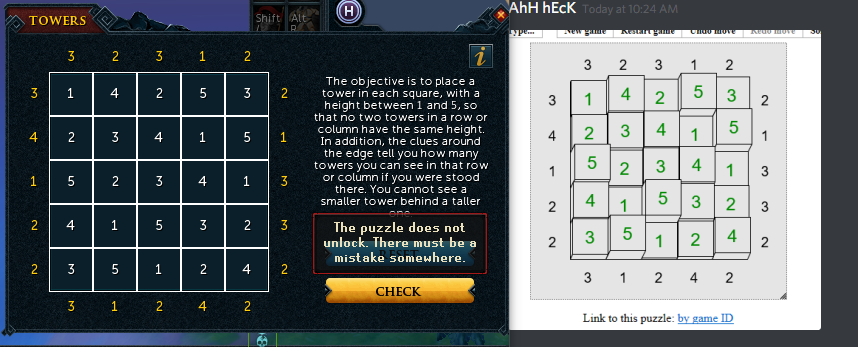
#> input picture tower.png, 858 x 347 px
$ python recognize_digits.py   (older library calls are emulated)
#> lines starting #> are read from the running program, lines starting #| are printed output that depends on the picture; after the words box and inside, x2 and y2 are one past the last pixel; in counts of white or black regions, pixels touching at a corner belong together
from imutils import contours
from imutils.perspective import four_point_transform
import imutils
import cv2
from matplotlib import pyplot as plt

# define the dictionary of digit segments so we can identify
# each digit on the thermostat
DIGITS_LOOKUP = {
    (1, 1, 1, 0, 1, 1, 1): 0,
    (0, 0, 1, 0, 0, 1, 0): 1,
    (1, 0, 1, 1, 1, 1, 0): 2,
    (1, 0, 1, 1, 0, 1, 1): 3,
    (0, 1, 1, 1, 0, 1, 0): 4,
    (1, 1, 0, 1, 0, 1, 1): 5,
    (1, 1, 0, 1, 1, 1, 1): 6,
    (1, 0, 1, 0, 0, 1, 0): 7,
    (1, 1, 1, 1, 1, 1, 1): 8,
    (1, 1, 1, 1, 0, 1, 1): 9
}

# load the example image
img = cv2.imread("tower.png")
#> img is the input picture: shape (347, 858, 3); mean B, G, R 106.8, 103, 95.6

# pre-process the image by resizing it, converting it to grayscale, blurring it, and computing an edge map
image = imutils.resize(img, height=500)
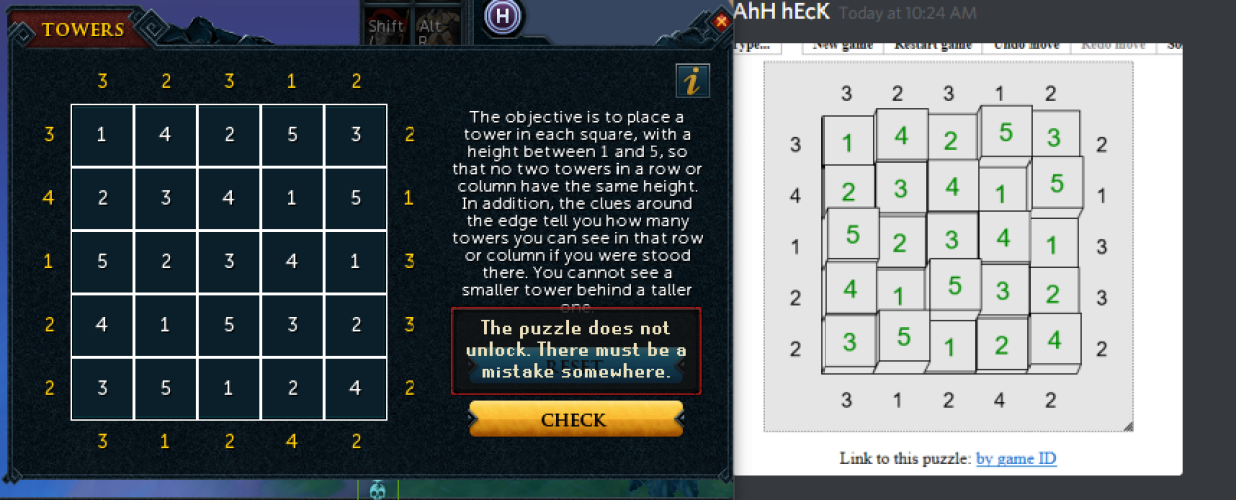
#> image: shape (500, 1236, 3); mean B, G, R 106.8, 102.9, 95.5
gray = cv2.cvtColor(img, cv2.COLOR_BGR2GRAY)
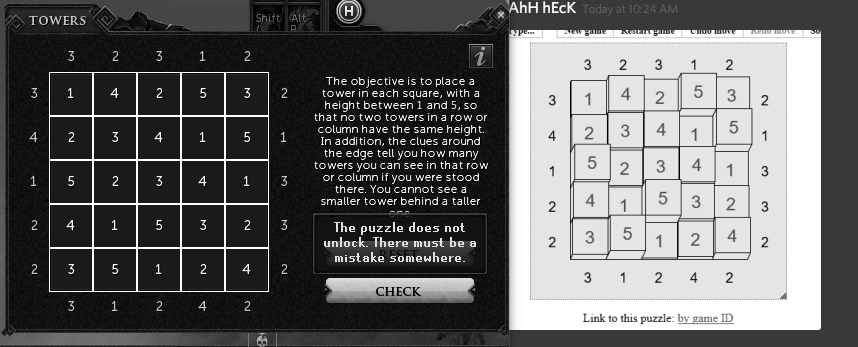
#> gray: shape (347, 858); min 0, max 255, mean 101.2
blurred = cv2.GaussianBlur(gray, (5, 5), 0)
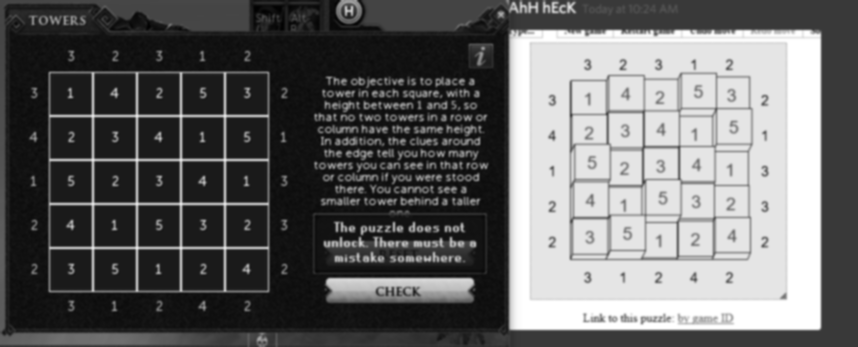
#> blurred: shape (347, 858); min 2, max 255, mean 101.3
edged = cv2.Canny(blurred, 50, 200, 255)
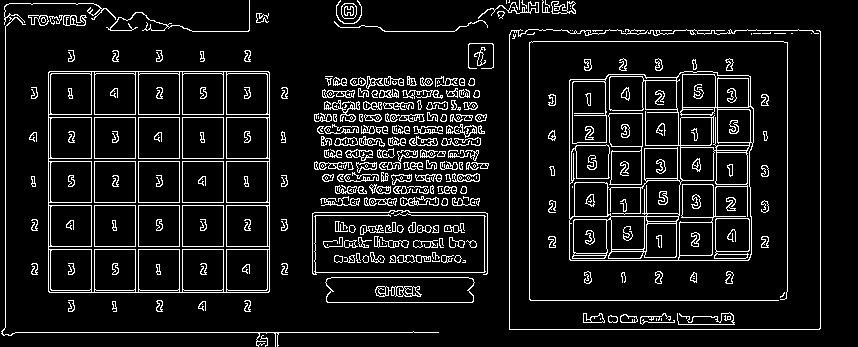
#> edged: shape (347, 858); 9.4% white in thin lines or dots

# find contours in the edge map, then sort them by their size in descending order
cnts = cv2.findContours(edged.copy(), cv2.RETR_EXTERNAL,
                        cv2.CHAIN_APPROX_SIMPLE)
#> cnts = 260 contours, 119 with area under 20; largest, box (x1, y1, x2, y2) and area: (48, 71, 270, 293) 48839, (569, 71, 754, 261) 33567, (325, 277, 475, 303) 3615, (341, 3, 357, 19) 205, (551, 1, 576, 14) 192
cnts = cnts[0] if imutils.is_cv2() else cnts[1]
cnts = sorted(cnts, key=cv2.contourArea, reverse=True)
displayCnt = None


# loop over the contours
for c in cnts:
    # approximate the contour
    peri = cv2.arcLength(c, True)
    approx = cv2.approxPolyDP(c, 0.02 * peri, True)

    # if the contour has four vertices, then we have found the thermostat display
    if len(approx) == 4:
        displayCnt = approx
        break
#> this loop made 1 pass
#> (peri, displayCnt) on pass 1: (881.7, [[49, 71], [48, 291], [268, 292], [269, 72]])

buffer = 30
x,y,w,h = cv2.boundingRect(displayCnt)
#> x = 48; y = 71; w = 222; h = 222
x -= buffer
#> x = 18
y -= buffer
#> y = 41
w += 2*buffer
#> w = 282
h += 2*buffer
#> h = 282
cropped_img = gray[y:y+h, x:x+h]
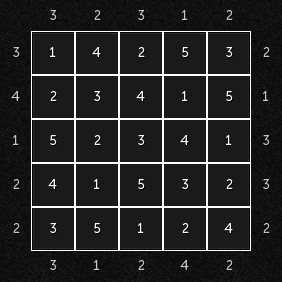
#> cropped_img: shape (282, 282); min 0, max 255, mean 37.3

thresh = cv2.threshold(cropped_img, 0, 255,
    cv2.THRESH_BINARY_INV | cv2.THRESH_OTSU)[1]
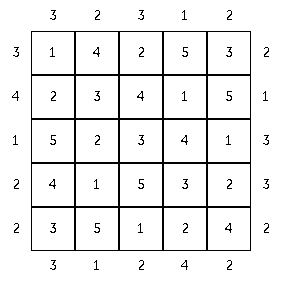
#> thresh: shape (282, 282); 93.4% white; black in thin lines or dots, all inside (x1, y1, x2, y2) = (12, 10, 269, 270)
# kernel = cv2.getStructuringElement(cv2.MORPH_ELLIPSE, (1, 5))
# thresh = cv2.morphologyEx(thresh, cv2.MORPH_OPEN, kernel)

cnts = cv2.findContours(thresh.copy(), cv2.RETR_EXTERNAL,
    cv2.CHAIN_APPROX_SIMPLE)
#> cnts = 1 contour; box (x1, y1, x2, y2) and area: (0, 0, 282, 282) 78961
cnts = cnts[0] if imutils.is_cv2() else cnts[1]
#> cnts = [[[0, 0], [0, 281], [281, 281], [281, 0]]]
digitsCnts = []

for c in cnts:
    # compute the bounding box of the contour
    (x, y, h, w) = cv2.boundingRect(c)
    cv2.rectangle(thresh, (x,y), (x+w,y+h),(0.255,0),2)
#> this loop made 1 pass
#> (c, x, y, h, w) on pass 1: ([[0, 0], [0, 281], [281, 281], [281, 0]], 0, 0, 282, 282)
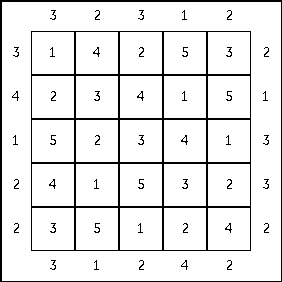
#> thresh: shape (282, 282); 91.3% white; black in thin lines or dots

plt.imshow(thresh)
plt.show()
